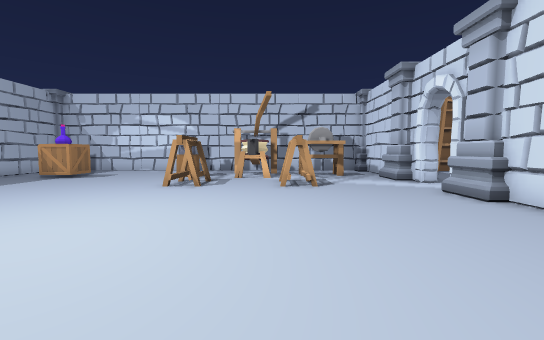
view 1 (above)

15 first-person views from a walk through a 3-D level made in the Unity game engine. The camera is 1.2 m above the floor, tilts 4° down and sees 90° across. The floor is counted in squares, 1 m on a side. Each view is taken from the middle of a square. On the plan, view 1 faces up. The plan holds only what a view shows up to about 13 squares ahead; the rest is blank. The place goes on beyond the plan. The player character is not drawn. Some animated figures are not drawn. Door leaves are left out, so doorways stand open.

view 2
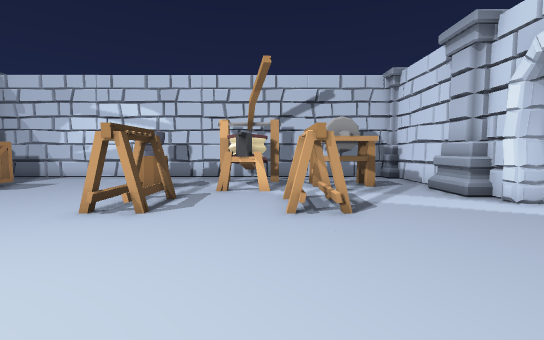

view 3
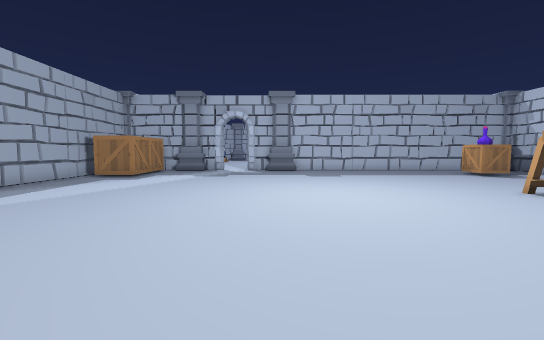

view 4
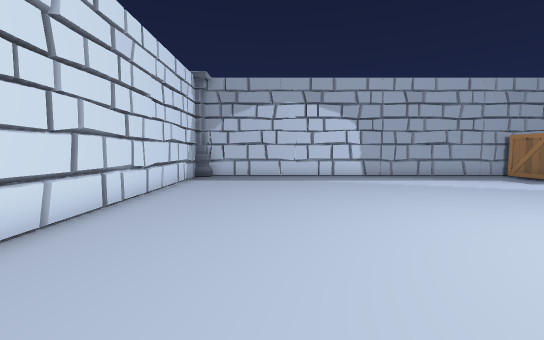

view 5
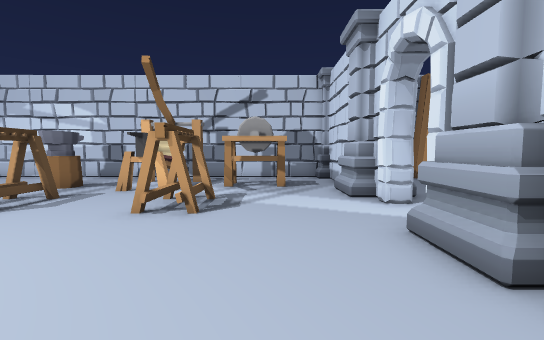

view 6
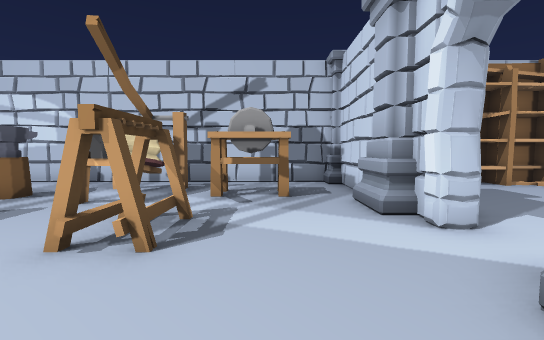

view 7
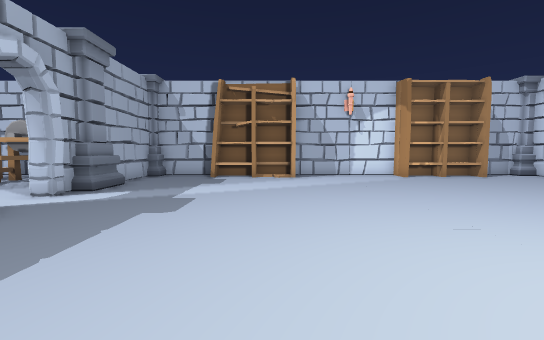

view 8
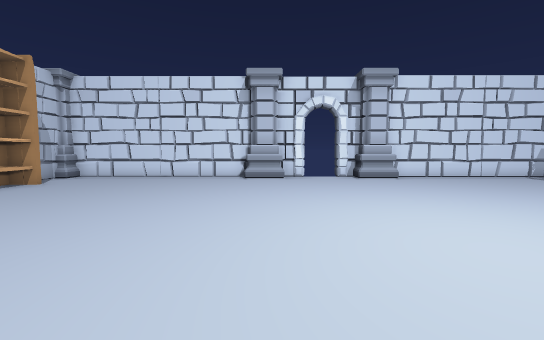

view 9
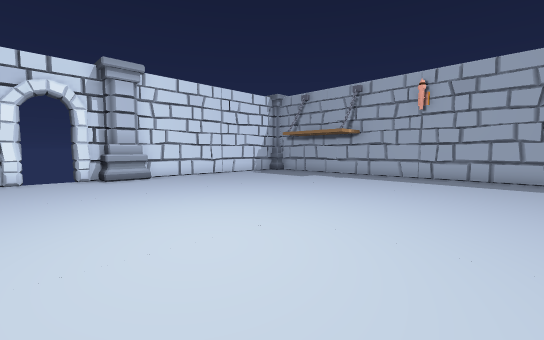

view 10
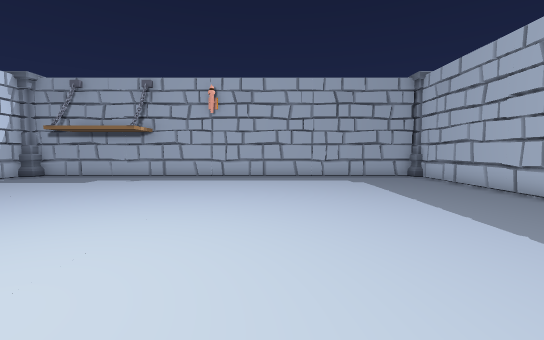

view 11
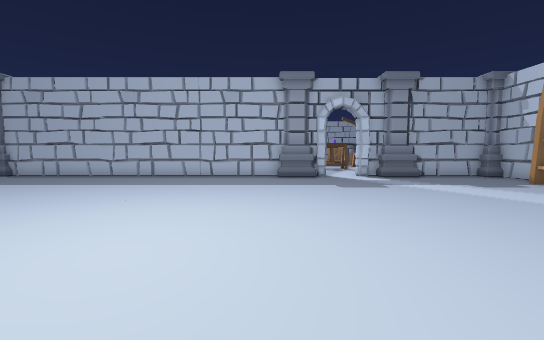

view 12
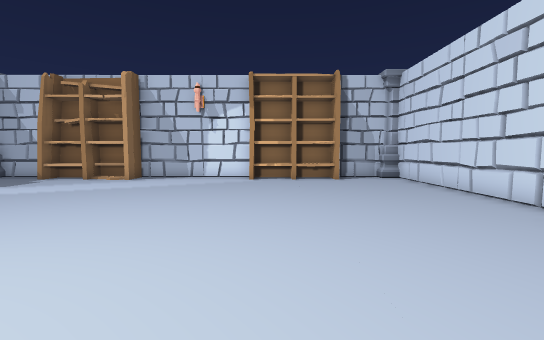

view 13
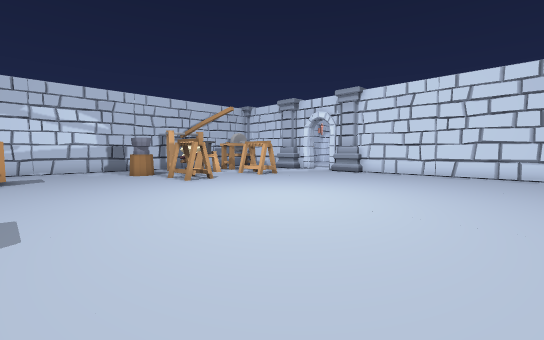

view 14
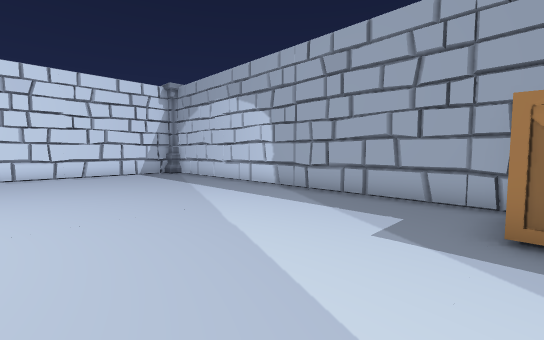

view 15
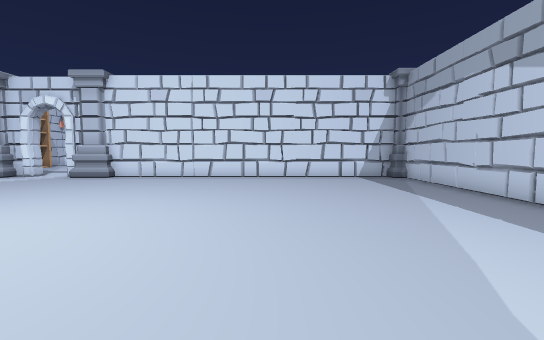

### Floor plan
Points are (right, up) in squares from view 1. A wall is a line through its corners. A room is listed if a view was taken in it or the views show most of it. See-through windows are left out.
Room 1 (views 1, 2, 3, 4, 5, 6, 13, 14, 15)
walls: (5.5, 10.1) (5.5, 10.6); (5.7, 10.6) (5.7, 11.2); (5.5, 12.5) (5.5, 16); (5.4, 16.5) (-9.5, 16.5); (5.5, -6.6) (5.5, 6.6); (-9.2, -6.9) (5.1, -6.9)
ways out: opening at (6, 9.5) to room 2
objects: box (-9, -6) to (-9, -5); box (-9, 12) to (-9, 13); other object (-4, 13) to (-4, 14); other object (-3, 9) to (-3, 11); other object (-2, 12) to (0, 15); other object (1, 9) to (1, 11); other object (2, 13) to (3, 14); column (5, 7) to (5, 8); column (5, 11) to (5, 12); column (5, 16)
Room 2 (views 7, 8, 9, 10, 11, 12)
walls: (6.2, 8.6) (6.2, -6.6); (24.6, 5.5) (24.6, 6.5); (24.6, 7.9) (24.6, 16.2); (18, 16.5) (13, 16.5); (13.4, -7.1) (13.8, -6.6); (18.2, -7) (18.5, -6.7); (8.4, 16.5) (6.4, 16.5); (6.2, 16) (6.2, 10.1) (5.9, 10) (5.5, 10.1); (24.1, 16.5) (22.1, 16.5); (6.4, -6.9) (24.1, -6.9); (24.6, -6.6) (24.6, 4)
ways out: opening at (6, 9.5) to room 1; open door at (25, 4.5)
objects: other object (9, 15) to (13, 16); other object (18, 16) to (22, 16); column (24, 2) to (24, 3); column (24, 7) to (25, 8); column (24, 16)

Positions as (right, up) in squares from view 1, and headings:
1: (0, 0), facing up
2: (0, 4), facing up
3: (4, 2), facing left
4: (2, 6), facing down
5: (3, 4), facing up
6: (3, 6), facing up
7: (12, 3), facing up
8: (12, 7), facing right
9: (12, 6), facing down-right
10: (13, 6), facing down
11: (19, 6), facing left
12: (19, 4), facing up
13: (-9, -1), facing up-right
14: (-9, 0), facing down-right
15: (-7, -1), facing right
